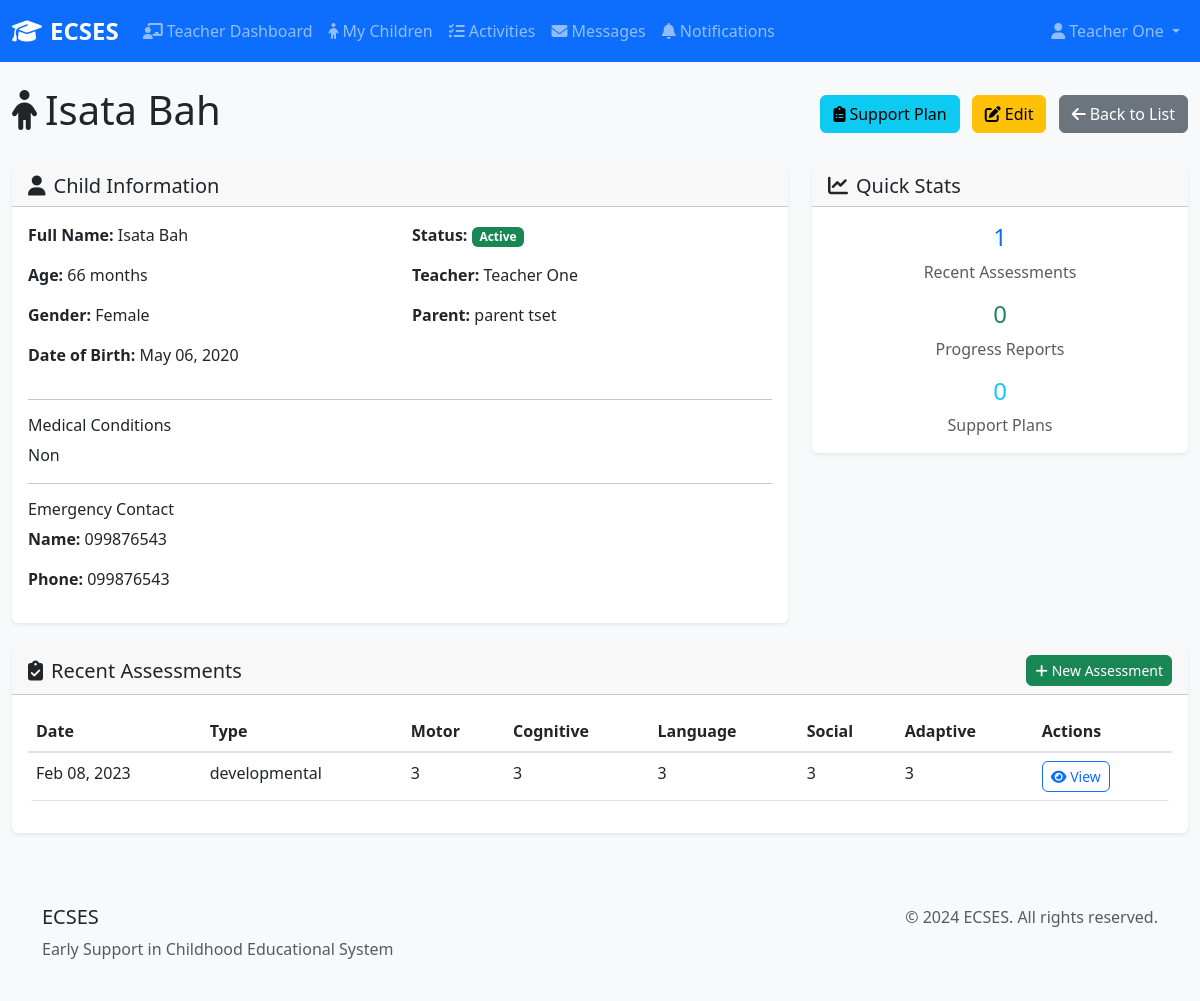
Page /earlycare/child/8/ (signed in) on the committed database.
### earlycare/models.py (models this page shows, shortened)
class Child(models.Model):
    GENDER_CHOICES = [
        ('M', 'Male'),
        ('F', 'Female'),
        ('O', 'Other'),
    ]
    first_name = models.CharField(max_length=100)
    last_name = models.CharField(max_length=100)
    date_of_birth = models.DateField()
    gender = models.CharField(max_length=1, choices=GENDER_CHOICES)
    parent = models.ForeignKey(User, on_delete=models.CASCADE, related_name='children')
    teacher = models.ForeignKey(User, on_delete=models.SET_NULL, null=True, blank=True, related_name='assigned_children', default=None)
    medical_conditions = models.TextField(blank=True, help_text="Any medical conditions or special needs")
    emergency_contact = models.CharField(max_length=100, blank=True)
    emergency_phone = models.CharField(max_length=15, blank=True)
    created_at = models.DateTimeField(auto_now_add=True)
    updated_at = models.DateTimeField(auto_now=True)
    is_active = models.BooleanField(default=True)
    class Meta:
        verbose_name = "Child"
        verbose_name_plural = "Children"
        ordering = ['last_name', 'first_name']
    @property
    def age_in_months(self):
        from datetime import date
        today = date.today()
        return (today.year - self.date_of_birth.year) * 12 + (today.month - self.date_of_birth.month)

class Assessment(models.Model):
    ASSESSMENT_TYPES = [
        ('motor', 'Motor Skills'),
        ('cognitive', 'Cognitive Development'),
        ('language', 'Language Development'),
        ('social', 'Social-Emotional'),
        ('adaptive', 'Adaptive Behavior'),
        ('comprehensive', 'Comprehensive Assessment'),
    ]
    STATUS_CHOICES = [
        ('draft', 'Draft'),
        ('assigned', 'Assigned'),
        ('in_progress', 'In Progress'),
        ('completed', 'Completed'),
        ('archived', 'Archived'),
    ]
    child = models.ForeignKey(Child, on_delete=models.CASCADE, related_name='assessments')
    assessor = models.ForeignKey(User, on_delete=models.CASCADE, related_name='conducted_assessments')
    assessment_type = models.CharField(max_length=20, choices=ASSESSMENT_TYPES)
    assessment_date = models.DateField()
    due_date = models.DateField(null=True, blank=True, default=None)
    status = models.CharField(max_length=20, choices=STATUS_CHOICES, default='assigned')
    is_archived = models.BooleanField(default=False)
    motor_score = models.IntegerField(
        validators=[MinValueValidator(1), MaxValueValidator(5)],
        null=True, blank=True, default=None,
        help_text="Motor skills score (1-5)"
    )
    cognitive_score = models.IntegerField(
        validators=[MinValueValidator(1), MaxValueValidator(5)],
        null=True, blank=True, default=None,
        help_text="Cognitive development score (1-5)"
    )
    language_score = models.IntegerField(
        validators=[MinValueValidator(1), MaxValueValidator(5)],
        null=True, blank=True, default=None,
        help_text="Language development score (1-5)"
    )
    social_score = models.IntegerField(
        validators=[MinValueValidator(1), MaxValueValidator(5)],
        null=True, blank=True, default=None,
        help_text="Social-emotional score (1-5)"
    )
    adaptive_score = models.IntegerField(
        validators=[MinValueValidator(1), MaxValueValidator(5)],
        null=True, blank=True, default=None,
        help_text="Adaptive behavior score (1-5)"
    )
    overall_score = models.FloatField(null=True, blank=True, default=None)
    notes = models.TextField(blank=True)
    recommendations = models.TextField(blank=True)
    created_at = models.DateTimeField(auto_now_add=True)
    updated_at = models.DateTimeField(auto_now=True)
    class Meta:
        ordering = ['-assessment_date']
        verbose_name = "Assessment"
        verbose_name_plural = "Assessments"

### earlycare/views.py (the view)
# urls.py: path('child/<int:child_id>/', views.child_detail, name='child_detail'),
@login_required
def child_detail(request, child_id):
    child = get_object_or_404(Child, id=child_id)
    if not can_view_child(request.user, child):
        messages.error(request, 'You do not have permission to view this child.')
        return redirect('earlycare:child_list')
    recent_assessments = Assessment.objects.filter(child=child).order_by('-assessment_date')[:5]
    try:
        support_plan = child.support_plan
    except SupportPlan.DoesNotExist:
        support_plan = None
    recent_reports = ProgressReport.objects.filter(child=child).order_by('-report_date')[:5]
    context = {
        'child': child,
        'recent_assessments': recent_assessments,
        'support_plan': support_plan,
        'recent_reports': recent_reports,
        'can_edit': can_edit_child(request.user, child),
        'can_delete': can_delete_child(request.user, child),
        'can_create_assessment': can_create_assessment(request.user, child),
        'can_create_support_plan': can_create_support_plan(request.user, child),
        'can_create_progress_report': can_create_progress_report(request.user, child),
    }
    return render(request, 'earlycare/child/detail.html', context)

### templates/earlycare/child/detail.html (shortened to what this page needs)
{% extends 'base.html' %}
{% load static %}
{% block content %}
<div class="row">
    <div class="col-12">
        <div class="d-flex justify-content-between align-items-center mb-4">
            <h1>
                <i class="fas fa-child me-2"></i>{{ child.first_name }} {{ child.last_name }}
            </h1>
            <div>
                {% if can_create_support_plan %}
                <a href="{% url 'earlycare:support_plan' child.id %}" class="btn btn-info me-2">
                    <i class="fas fa-clipboard-list me-1"></i>Support Plan
                </a>
                {% endif %}
                {% if can_edit %}
                <a href="{% url 'earlycare:child_edit' child.id %}" class="btn btn-warning me-2">
                    <i class="fas fa-edit me-1"></i>Edit
                </a>
                {% endif %}
                <a href="{% url 'earlycare:child_list' %}" class="btn btn-secondary">
                    <i class="fas fa-arrow-left me-1"></i>Back to List
                </a>
            </div>
        </div>
    </div>
</div>
<div class="row mb-4">
    <div class="col-md-8">
        <div class="card">
            <div class="card-header">
                <h5 class="card-title mb-0">
                    <i class="fas fa-user me-2"></i>Child Information
                </h5>
            </div>
            <div class="card-body">
                <div class="row">
                    <div class="col-md-6">
                        <p><strong>Full Name:</strong> {{ child.first_name }} {{ child.last_name }}</p>
                        <p><strong>Age:</strong> {{ child.age_in_months }} months</p>
                        <p><strong>Gender:</strong> {{ child.get_gender_display }}</p>
                        <p><strong>Date of Birth:</strong> {{ child.date_of_birth|date:"F d, Y" }}</p>
                    </div>
                    <div class="col-md-6">
                        <p><strong>Status:</strong>
                            <span class="badge bg-{% if child.is_active %}success{% else %}secondary{% endif %}">
                                {% if child.is_active %}Active{% else %}Inactive{% endif %}
                            </span>
                        </p>
                        {% if child.teacher %}
                        <p><strong>Teacher:</strong> {{ child.teacher.get_full_name|default:child.teacher.username }}</p>
                        {% endif %}
                        {% if child.parent %}
                        <p><strong>Parent:</strong> {{ child.parent.get_full_name|default:child.parent.username }}</p>
                        {% endif %}
                    </div>
                </div>
                {% if child.medical_conditions %}
                <hr>
                <h6>Medical Conditions</h6>
                <p>{{ child.medical_conditions }}</p>
                {% endif %}
                {% if child.emergency_contact %}
                <hr>
                <h6>Emergency Contact</h6>
                <p><strong>Name:</strong> {{ child.emergency_contact }}</p>
                {% if child.emergency_phone %}
                <p><strong>Phone:</strong> {{ child.emergency_phone }}</p>
                {% endif %}
                {% endif %}
            </div>
        </div>
    </div>
    <div class="col-md-4">
        <div class="card">
            <div class="card-header">
                <h5 class="card-title mb-0">
                    <i class="fas fa-chart-line me-2"></i>Quick Stats
                </h5>
            </div>
            <div class="card-body">
                <div class="text-center mb-3">
                    <h4 class="text-primary">{{ recent_assessments|length }}</h4>
                    <p class="text-muted mb-0">Recent Assessments</p>
                </div>
                <div class="text-center mb-3">
                    <h4 class="text-success">{{ recent_reports|length }}</h4>
                    <p class="text-muted mb-0">Progress Reports</p>
                </div>
                <div class="text-center">
                    <h4 class="text-info">{% if support_plan %}1{% else %}0{% endif %}</h4>
                    <p class="text-muted mb-0">Support Plans</p>
                </div>
            </div>
        </div>
    </div>
</div>
{% if recent_assessments %}
<div class="row mb-4">
    <div class="col-12">
        <div class="card">
            <div class="card-header d-flex justify-content-between align-items-center">
                <h5 class="card-title mb-0">
                    <i class="fas fa-clipboard-check me-2"></i>Recent Assessments
                </h5>
                {% if can_create_assessment %}
                <a href="{% url 'earlycare:assessment_new' %}?child={{ child.id }}" class="btn btn-sm btn-success">
                    <i class="fas fa-plus me-1"></i>New Assessment
                </a>
                {% endif %}
            </div>
            <div class="card-body">
                <div class="table-responsive">
                    <table class="table table-hover">
                        <thead>
                            <tr>
                                <th>Date</th>
                                <th>Type</th>
                                <th>Motor</th>
                                <th>Cognitive</th>
                                <th>Language</th>
                                <th>Social</th>
                                <th>Adaptive</th>
                                <th>Actions</th>
                            </tr>
                        </thead>
                        <tbody>
                            {% for assessment in recent_assessments %}
                            <tr>
                                <td>{{ assessment.assessment_date|date:"M d, Y" }}</td>
                                <td>{{ assessment.get_assessment_type_display }}</td>
                                <td>{{ assessment.motor_score|default:"-" }}</td>
                                <td>{{ assessment.cognitive_score|default:"-" }}</td>
                                <td>{{ assessment.language_score|default:"-" }}</td>
                                <td>{{ assessment.social_score|default:"-" }}</td>
                                <td>{{ assessment.adaptive_score|default:"-" }}</td>
                                <td>
                                    <a href="{% url 'earlycare:assessment_detail' assessment.id %}" class="btn btn-sm btn-outline-primary me-1">
                                        <i class="fas fa-eye"></i> View
                                    </a>
                                </td>
                            </tr>
                            {% endfor %}
                        </tbody>
                    </table>
                </div>
            </div>
        </div>
    </div>
</div>
{% endif %}
{% endblock %}

### templates/base.html (shortened to what this page needs)
{% load static %}
<!DOCTYPE html>
<html lang="en">
<head>
    <link href="https://cdn.jsdelivr.net/npm/bootstrap@5.3.0/dist/css/bootstrap.min.css" rel="stylesheet">
    <link href="https://cdnjs.cloudflare.com/ajax/libs/font-awesome/6.4.0/css/all.min.css" rel="stylesheet">
    <link href="{% static 'css/styles.css' %}" rel="stylesheet">
</head>
<body>
    <nav class="navbar navbar-expand-lg navbar-dark bg-primary">
        <div class="container-fluid">
            <a class="navbar-brand" href="{% url 'home' %}">
                <i class="fas fa-graduation-cap me-2"></i>ECSES
            </a>
            {% if user.is_authenticated %}
            <div class="collapse navbar-collapse" id="navbarNav">
                <ul class="navbar-nav me-auto">
                    {% if user.is_superuser or user.userprofile.role == 'admin' %}
                        <li class="nav-item">
                            <a class="nav-link" href="{% url 'admin_dashboard' %}">
                                <i class="fas fa-tachometer-alt me-1"></i>Admin Dashboard
                            </a>
                        </li>
                        <li class="nav-item">
                            <a class="nav-link" href="{% url 'connecthub:user_management' %}">
                                <i class="fas fa-users me-1"></i>User Management
                            </a>
                        </li>
                    {% elif user.userprofile.role == 'teacher' %}
                        <li class="nav-item">
                            <a class="nav-link" href="{% url 'teacher_dashboard' %}">
                                <i class="fas fa-chalkboard-teacher me-1"></i>Teacher Dashboard
                            </a>
                        </li>
                        <li class="nav-item">
                            <a class="nav-link" href="{% url 'earlycare:child_list' %}">
                                <i class="fas fa-child me-1"></i>My Children
                            </a>
                        </li>
                        <li class="nav-item">
                            <a class="nav-link" href="{% url 'learnlytics:activity_list' %}">
                                <i class="fas fa-tasks me-1"></i>Activities
                            </a>
                        </li>
                    {% endif %}
                    <li class="nav-item">
                        <a class="nav-link" href="{% url 'connecthub:inbox' %}">
                            <i class="fas fa-envelope me-1"></i>Messages
                        </a>
                    </li>
                    <li class="nav-item">
                        <a class="nav-link" href="{% url 'connecthub:notifications' %}">
                            <i class="fas fa-bell me-1"></i>Notifications
                        </a>
                    </li>
                </ul>
                <ul class="navbar-nav">
                    <li class="nav-item dropdown">
                        <a class="nav-link dropdown-toggle" href="#" id="navbarDropdown" role="button" data-bs-toggle="dropdown">
                            <i class="fas fa-user me-1"></i>{{ user.get_full_name|default:user.username }}
                        </a>
                    </li>
                </ul>
            </div>
            {% endif %}
        </div>
    </nav>
    <main class="container-fluid mt-4">
        {% block content %}{% endblock %}
    </main>
    <footer class="bg-light mt-5 py-4">
        <div class="container">
            <div class="row">
                <div class="col-md-6">
                    <h5>ECSES</h5>
                    <p class="text-muted">Early Support in Childhood Educational System</p>
                </div>
                <div class="col-md-6 text-end">
                    <p class="text-muted">&copy; 2024 ECSES. All rights reserved.</p>
                </div>
            </div>
        </div>
    </footer>
</body>
</html>

### rows in the picture
Child: first_name "Isata", last_name "Bah", age_in_months "66", gender "Female", date_of_birth "May 06, 2020", teacher.get_full_name "Teacher One", parent.get_full_name "parent tset", medical_conditions "Non", emergency_contact "099876543", emergency_phone "099876543"
Assessment: assessment_date "Feb 08, 2023", assessment_type "developmental", motor_score "3", cognitive_score "3", language_score "3", social_score "3", adaptive_score "3"

### other values in the picture
{{ user.get_full_name|default:user.username }} "Teacher One"
{{ recent_assessments|length }} "1"
{{ recent_reports|length }} "0"
